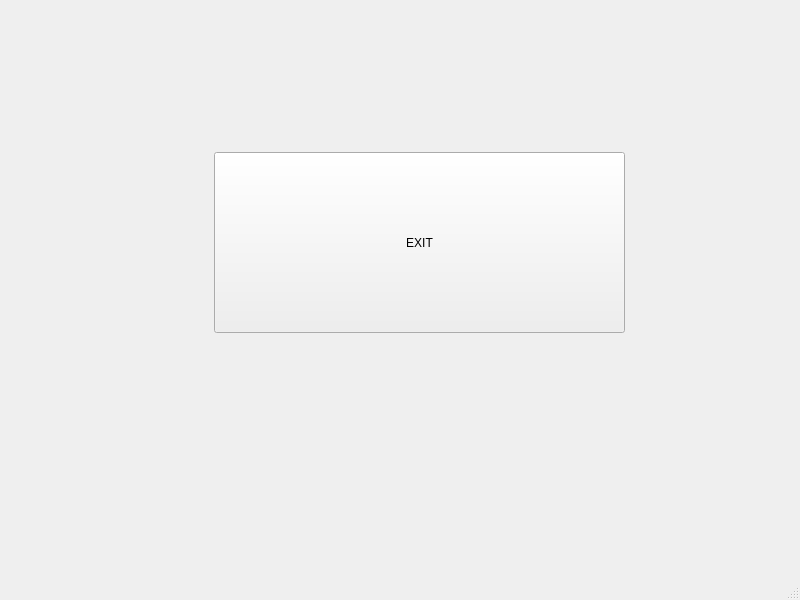
<?xml version="1.0" encoding="UTF-8"?>
<ui version="4.0">
 <class>MainWindow</class>
 <widget class="QMainWindow" name="MainWindow">
  <property name="geometry">
   <rect>
    <x>0</x>
    <y>0</y>
    <width>800</width>
    <height>600</height>
   </rect>
  </property>
  <property name="windowTitle">
   <string>MainWindow</string>
  </property>
  <widget class="QWidget" name="centralwidget">
   <widget class="QPushButton" name="btnExit">
    <property name="geometry">
     <rect>
      <x>214</x>
      <y>152</y>
      <width>411</width>
      <height>181</height>
     </rect>
    </property>
    <property name="text">
     <string>EXIT</string>
    </property>
   </widget>
  </widget>
  <widget class="QMenuBar" name="menubar">
   <property name="geometry">
    <rect>
     <x>0</x>
     <y>0</y>
     <width>800</width>
     <height>21</height>
    </rect>
   </property>
  </widget>
  <widget class="QStatusBar" name="statusbar"/>
 </widget>
 <resources/>
 <connections/>
</ui>
